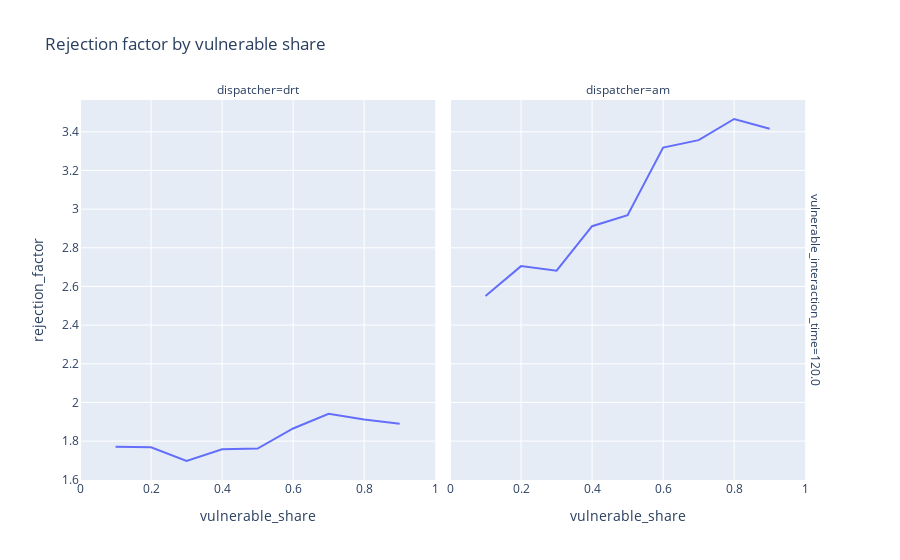

Notebook code cell kept with this figure:
### Code cell
df_plot = df_analysis[
    df_analysis["vulnerable_interaction_time"].isin([120,]) & (df_analysis["fleet_size"] == analysis_fleet_size)
].copy().sort_values(by = [
    "vulnerable_share", "vulnerable_interaction_time"])

df_plot["rejection_factor"] = df_plot["vulnerable_rejection_rate"] / df_plot["non_vulnerable_rejection_rate"]

px.line(df_plot, height = 400, title = "Rejection factor by vulnerable share",
        x = "vulnerable_share", y = "rejection_factor", # color = "variable", 
        facet_col = "dispatcher", facet_row = "vulnerable_interaction_time")

### Figure 1 — Plotly figure (JSON) as saved in the notebook; plotly's stock layout.template omitted (floating-point values rounded to 4 significant figures)
{"data": [{"hovertemplate": "vulnerable_interaction_time=120.0<br>dispatcher=drt<br>vulnerable_share=%{x}<br>rejection_factor=%{y}<extra></extra>", "legendgroup": "", "line": {"color": "#636efa", "dash": "solid"}, "marker": {"symbol": "circle"}, "mode": "lines", "name": "", "orientation": "v", "showlegend": false, "type": "scatter", "x": [0, 0.1, 0.2, 0.3, 0.4, 0.5, 0.6, 0.7, 0.8, 0.9, 1], "xaxis": "x", "y": [null, 1.771, 1.769, 1.697, 1.758, 1.762, 1.866, 1.942, 1.912, 1.89, null], "yaxis": "y"}, {"hovertemplate": "vulnerable_interaction_time=120.0<br>dispatcher=am<br>vulnerable_share=%{x}<br>rejection_factor=%{y}<extra></extra>", "legendgroup": "", "line": {"color": "#636efa", "dash": "solid"}, "marker": {"symbol": "circle"}, "mode": "lines", "name": "", "orientation": "v", "showlegend": false, "type": "scatter", "x": [0, 0.1, 0.2, 0.3, 0.4, 0.5, 0.6, 0.7, 0.8, 0.9, 1], "xaxis": "x2", "y": [null, 2.551, 2.705, 2.682, 2.912, 2.968, 3.318, 3.357, 3.466, 3.416, null], "yaxis": "y2"}], "layout": {"annotations": [{"font": {}, "showarrow": false, "text": "dispatcher=drt", "x": 0.24, "xanchor": "center", "xref": "paper", "y": 1, "yanchor": "bottom", "yref": "paper"}, {"font": {}, "showarrow": false, "text": "dispatcher=am", "x": 0.74, "xanchor": "center", "xref": "paper", "y": 1, "yanchor": "bottom", "yref": "paper"}, {"font": {}, "showarrow": false, "text": "vulnerable_interaction_time=120.0", "textangle": 90, "x": 0.98, "xanchor": "left", "xref": "paper", "y": 0.5, "yanchor": "middle", "yref": "paper"}], "autosize": true, "legend": {"tracegroupgap": 0}, "title": {"text": "Rejection factor by vulnerable share"}, "xaxis": {"anchor": "y", "autorange": true, "domain": [0, 0.48], "range": [0, 1], "title": {"text": "vulnerable_share"}, "type": "linear"}, "xaxis2": {"anchor": "y2", "autorange": true, "domain": [0.5, 0.98], "matches": "x", "range": [0, 1], "title": {"text": "vulnerable_share"}, "type": "linear"}, "yaxis": {"anchor": "x", "autorange": true, "domain": [0, 1], "range": [1.599, 3.565], "title": {"text": "rejection_factor"}, "type": "linear"}, "yaxis2": {"anchor": "x2", "autorange": true, "domain": [0, 1], "matches": "y", "range": [1.599, 3.565], "showticklabels": false, "type": "linear"}}}
